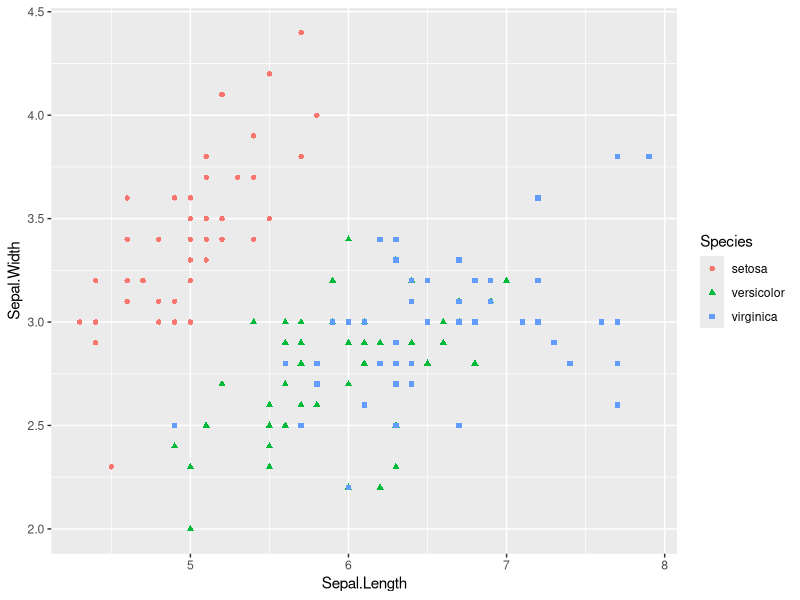
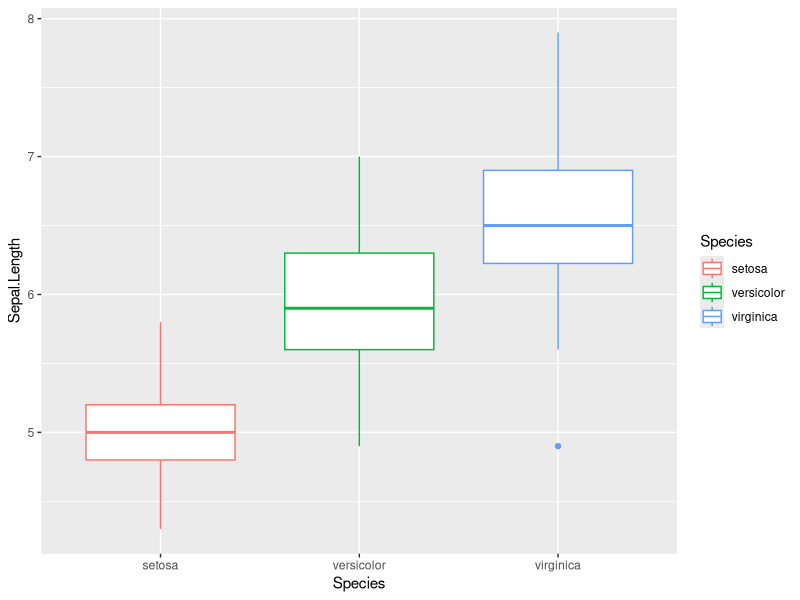
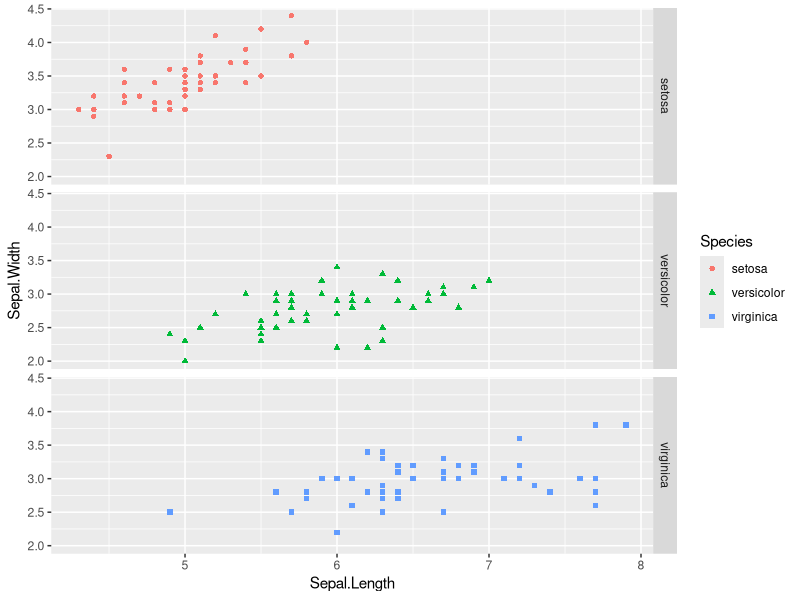
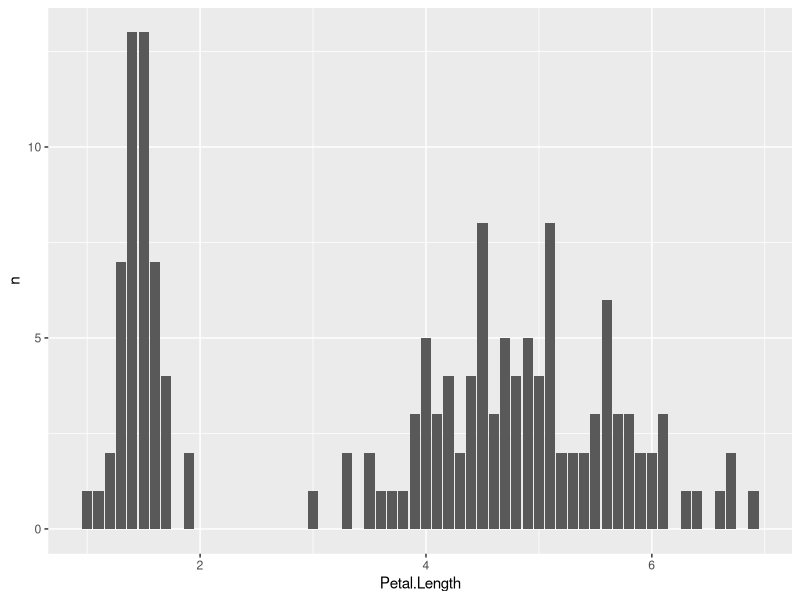
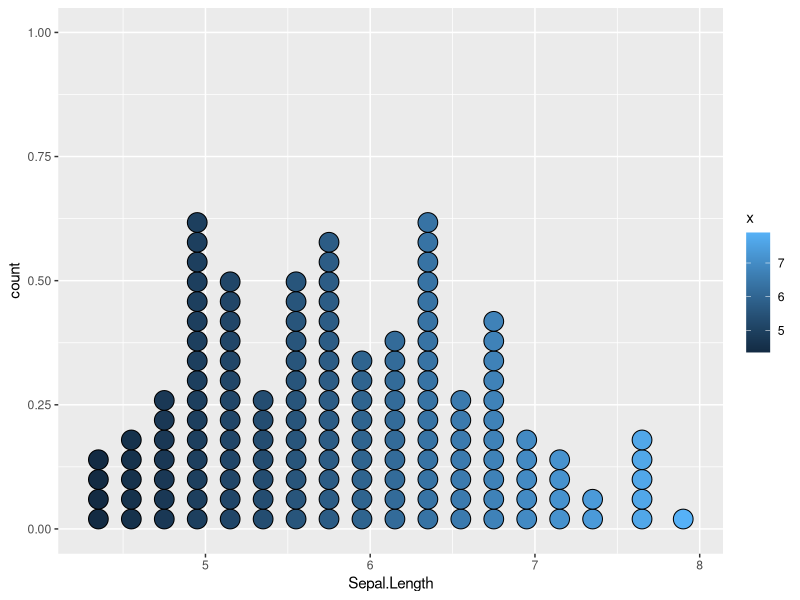

Here is the R script that generated these plots, in order:
library(ggplot2)
library(dplyr)
glimpse(iris)

x <- iris

iris %>%
  ggplot(aes(Sepal.Length, Sepal.Width))+
  geom_point(aes(color = Species, shape = Species))

iris %>%
  ggplot(aes(Species, Sepal.Length))+
  geom_boxplot(aes(color = Species))

iris %>%
  ggplot(aes(Sepal.Length, Sepal.Width))+
  geom_point(aes(color = Species, shape = Species))+
  facet_grid(Species~.)

iris %>%
  count(Petal.Length) %>%
  ggplot(aes(Petal.Length,n))+
  geom_col()

iris %>%
  ggplot(aes(Sepal.Length))+
  geom_dotplot(aes(fill = ..x..))


